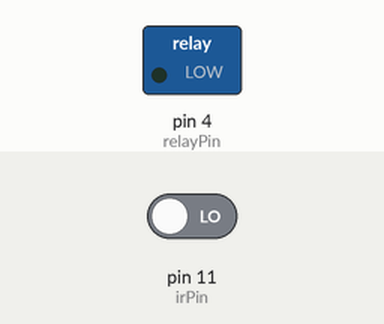
This sketch was run on a simulated Arduino Uno, built with avr-gcc and run on an emulated ATmega328P. Parts: switched loads named in the sketch (green lamp = pin HIGH). Inputs (shaded band) come from the test bench; at power-on: pin 11 (irPin) LOW.

Above: at 1.2 s.
1.3 s: pin 11 (irPin) driven HIGH
At 2.2 s:
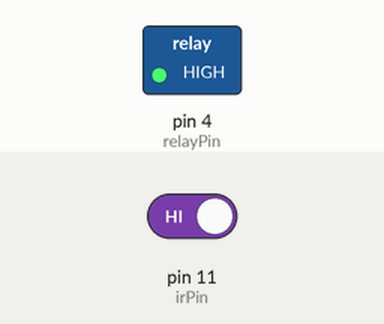
2.8 s: pin 11 (irPin) driven LOW
At 3.3 s:
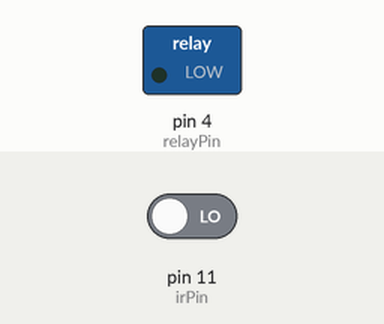
Timing chart, 0 to 5.8 s (numbered marks = the images above; inputs shaded):
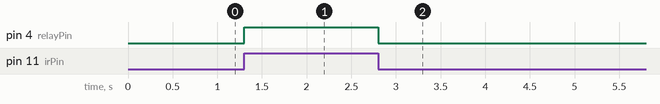

The sketch:

ir_relay.ino
```cpp
const int irPin = 11;
const int relayPin =  4;


int buttonState = 0;
void setup() {

  pinMode(irPin, INPUT);

  pinMode(relayPin, OUTPUT);
}

void loop() {

  buttonState = digitalRead(irPin);
  if (buttonState == HIGH) {
    digitalWrite(relayPin, HIGH);
  } else {
   digitalWrite(relayPin, LOW);
  }
}
```

Measured:
- after the input at 1.3 s, pin 4 (relayPin): LOW → HIGH at once
- after the input at 2.8 s, pin 4 (relayPin): HIGH → LOW at once
